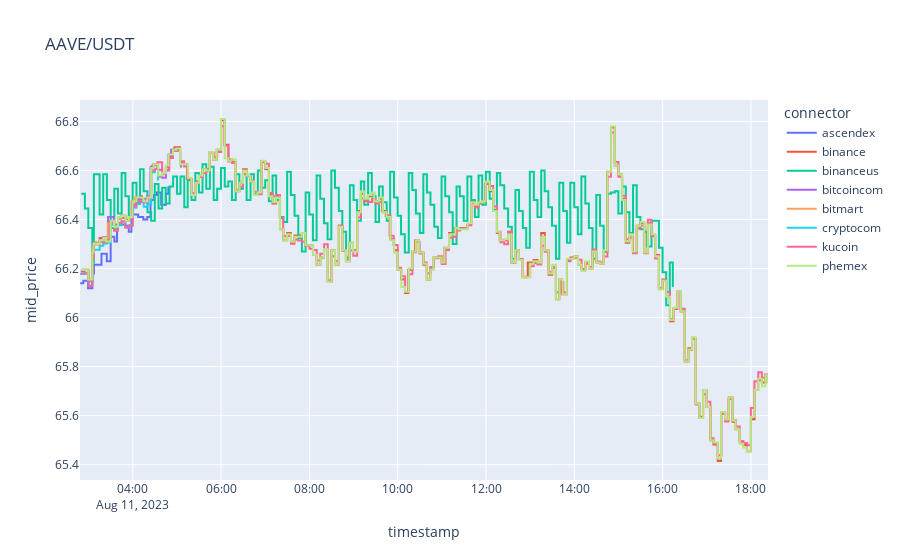
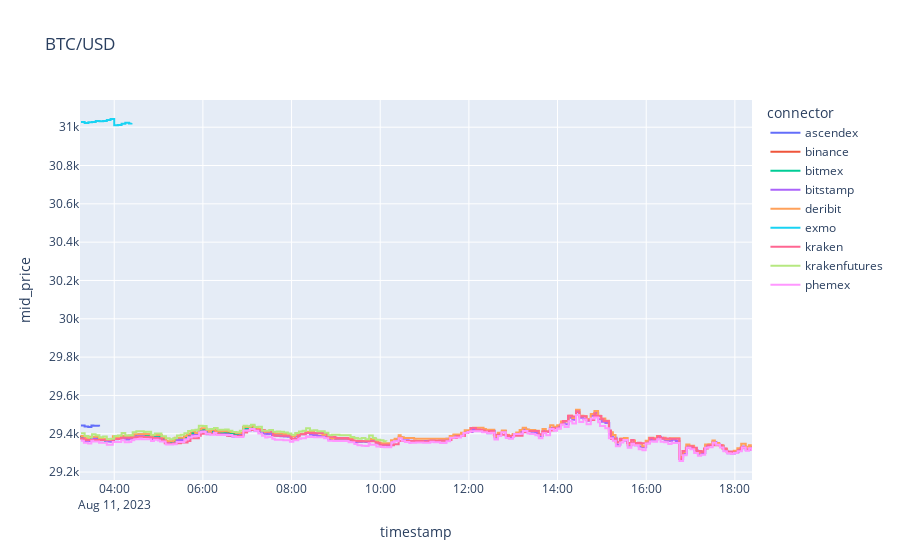
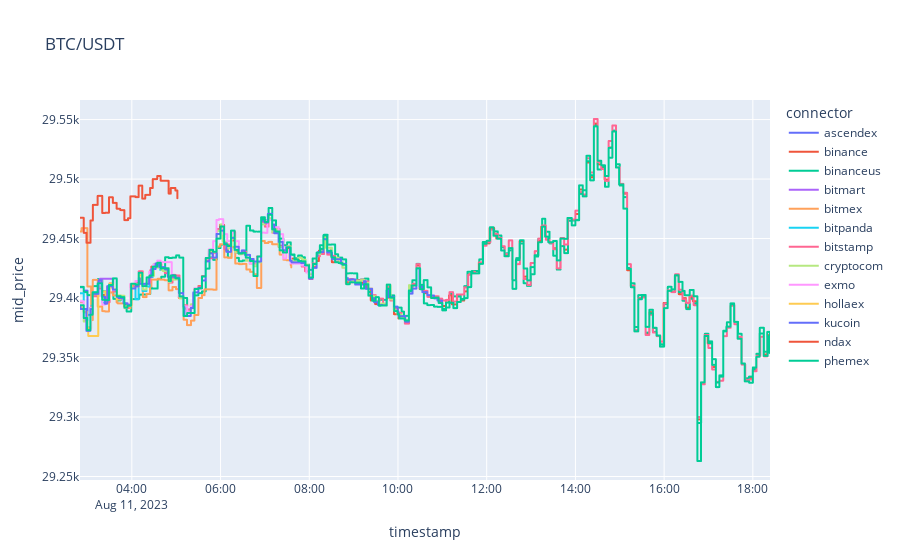
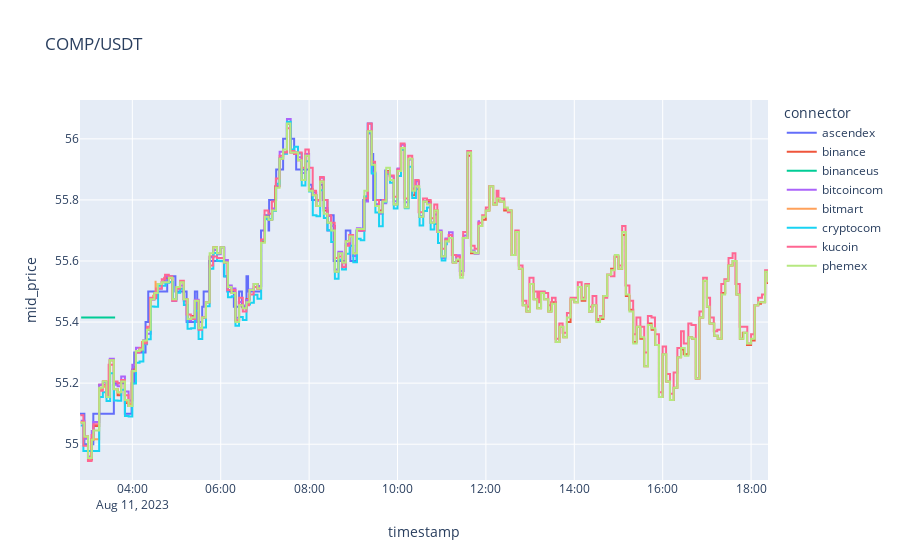

The notebook cell saved with these charts, in order:
### Code cell
import datetime
import plotly.express as px

downsampled = (
    data.set_index("timestamp", drop=False)
    .groupby(["connector", "symbol"])
    .resample("5T")
    .last()
)

for symbol in downsampled.symbol.unique():
    symbol_data = downsampled[downsampled.symbol == symbol]
    fig = px.line(
        symbol_data,
        x="timestamp",
        y="mid_price",
        color="connector",
        title=symbol,
        line_shape='hv'
    )
    display(fig)
